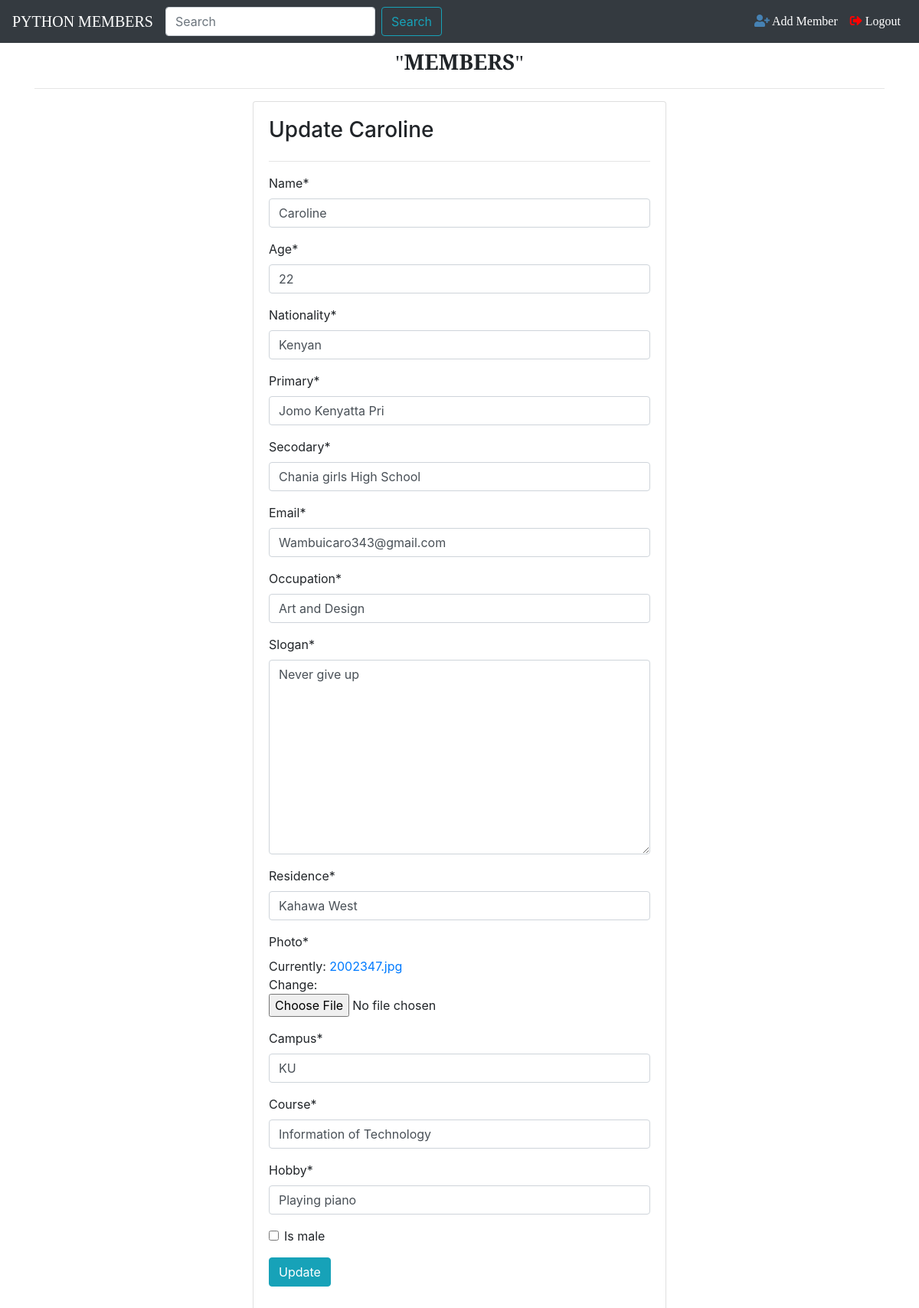
/3/update, run on the app's committed database.
### mango/models.py (models this page shows, shortened)
class Member(models.Model):
    name = models.CharField(max_length=40)
    age = models.IntegerField()
    nationality = models.CharField(max_length=40)
    primary = models.CharField(max_length=40)
    secodary = models.CharField(max_length=40)
    email = models.EmailField()
    occupation = models.CharField(max_length=40)
    slogan = models.TextField(max_length=50)
    residence = models.CharField(max_length=40)
    photo = models.ImageField()
    campus = models.CharField(max_length=50)
    course = models.CharField(max_length=35)
    hobby = models.CharField(max_length=30)
    is_male = models.BooleanField(default=True)

### mango/views.py (the view)
# urls.py: path('<int:pk>/update', views.MemberUpdateView.as_view(),name ='update-member'),
class MemberUpdateView(UpdateView):
    model = Member
    fields = '__all__'

### mango/templates/mango/member_form.html (shortened to what this page needs)
{% extends 'mango/base.html' %}
{% block content %}
{% load crispy_forms_tags%}
    <div class="row">
        <div class="col-sm-3"></div>
        <div class="col-sm-6">
            <div class="card card-body">
                <h3 class="text-capitalize">{% if object %} Update {{object.name}} {% else %} add Member {% endif %}</h3>
                <hr>
                <form method="post" enctype="multipart/form-data">
                    {{form|crispy}}
                    <div class="form-group">
                        <button type="submit" class="btn btn-info">{% if object %}Update{% else %}Submit{%endif%}</button>
                    </div>
                </form>
            </div>
        </div>
    </div>
{% endblock %}

### data on the page
Member: name "Caroline", age "22", nationality "Kenyan", primary "Jomo Kenyatta Pri", secodary "Chania girls High School", email "Wambuicaro343@gmail.com", occupation "Art and Design", slogan "Never give up", residence "Kahawa West", campus "KU", course "Information of Technology", hobby "Playing piano"
